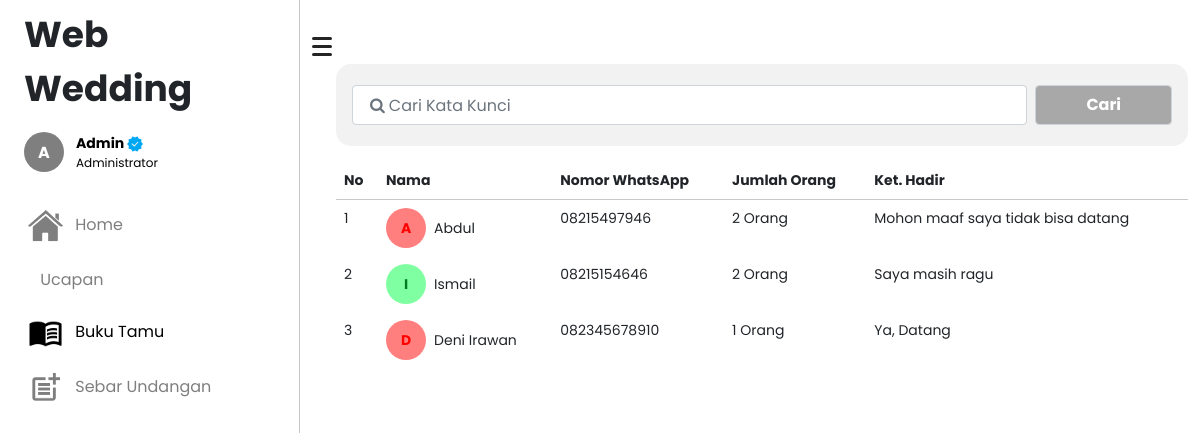
Screenshot of /buku-tamu.php (signed in) with the database file from the repository.
### tables this page shows
CREATE TABLE `buku_tamu` (
  `id_tamu` int(11) NOT NULL,
  `nama` varchar(50) DEFAULT NULL,
  `nomor_whatsapp` varchar(50) DEFAULT NULL,
  `jml_orang` enum('1 Orang','2 Orang') DEFAULT NULL,
  `ket_hadir` varchar(50) DEFAULT NULL
);

### buku-tamu.php (the view, shortened to what this page needs)
<?php
$conn = mysqli_connect('localhost', 'root', '', 'webwedding');
$buku_tamu = mysqli_query($conn, "SELECT *FROM buku_tamu ORDER BY id_tamu DESC");
?>
<!DOCTYPE html>
<html lang="en">
<head>
    <link rel="stylesheet" href="assets/css/main.css">
    <link href="https://cdn.jsdelivr.net/npm/bootstrap@5.0.1/dist/css/bootstrap.min.css" rel="stylesheet">
</head>
<body>
    <div class="container-fluid">
        <div class="row flex-nowrap">
            <div class="col-auto col-md-3 col-xl-3 px-sm-2 px-0 sidebar">
                <div class="d-flex flex-column align-items-center align-items-sm-start px-3 pt-2 text-white min-vh-100">
                    <a href="index" class="d-flex align-items-center pb-3 mb-md-0 me-md-auto text-white text-decoration-none">
                        <span class="fs-5 text-dark fw-bold" id="title">Web Wedding</span>
                    </a>
                    <ul class="nav nav-pills flex-column mb-sm-auto mb-0 align-items-left align-items-sm-start" id="menu">
                        <li class="nav-item">
                            <div class="dropdown pb-4">
                                <a href="#" class="d-flex align-items-center text-decoration-none" id="dropdownUser1" data-bs-toggle="dropdown" aria-expanded="false">
                                    <span style='background: rgb(0,0,0,.5); color:white' class='inisial rounded-circle me-2'>
                                        <span class='text-uppercase position-absolute fw-bold coba'><?= substr($_SESSION["login"], 0, 1);; ?></span>
                                    </span>
                                    <div class="row">
                                        <span class="ms-1 fw-bold text-capitalize" id="nama"><?= $_SESSION["login"]; ?> <img src="assets/img/check-verifed.png" alt="" width="16"></span>
                                        <span class="ms-1" id="sebagai">Administrator</span>
                                    </div>
                                </a>
                            </div>
                        </li>
                        <li>
                            <a href="index" class="nav-link px-0 align-middle" style="opacity: .5;">
                                <i class="fs-4 bi-table"></i> <span class="ms-1" id="navigasi"><img src="assets/img/home-page.png" class="me-2" width="35" alt=""> Home</span></a>
                        </li>
                        <li>
                            <a href="ucapan" class="nav-link px-0 align-middle" style="opacity: .5;">
                                <i class="fs-4 bi-table"></i> <span class="ms-1" id="navigasi"><img src="assets/img/outline_message_black_24dp.png" class="me-2" width="35" alt=""> Ucapan</span></a>
                        </li>
                        <li>
                            <a href="buku-tamu" class="nav-link px-0 align-middle">
                                <i class="fs-4 bi-table"></i> <span class="ms-1" id="navigasi"><img src="assets/img/outline_menu_book_black_24dp.png" class="me-2" width="35" alt=""> Buku Tamu</span></a>
                        </li>
                        <li>
                            <a href="sebar-undangan" class="nav-link px-0 align-middle" style="opacity: .5;">
                                <i class="fs-4 bi-table"></i> <span class="ms-1" id="navigasi"><img src="assets/img/outline_post_add_black_24dp.png" class="me-2" width="35" alt=""> Sebar Undangan</span></a>
                        </li>
                    </ul>
                </div>
            </div>
            <span class="text-dark position-relative" style="width: 0!important; top:2em; cursor:pointer" id="btn-burger" onclick="btnBurger()">
                <div class="humberger"></div>
                <div class="humberger"></div>
                <div class="humberger"></div>
            </span>
            <div class="col py-3 mt-5" id="content">
                <form action="" class="form-cari" method="POST">
                    <div class="mb-3 d-flex p-3">
                        <input class="form-control mainLoginInput me-2" type="text" placeholder="&#61442; Cari Kata Kunci" name="keyword" autocomplete="off" autofocus />
                        <button type="submit" class="form-control btncari text-white fw-bold" name="cari">Cari</button>
                    </div>
                </form>
                <table class="table table-borderless">
                    <thead>
                        <tr style="border-bottom: 1px solid #C9C9C9;">
                            <th scope="col">No</th>
                            <th scope="col">Nama</th>
                            <th scope="col">Nomor WhatsApp</th>
                            <th scope="col">Jumlah Orang</th>
                            <th scope="col">Ket. Hadir</th>
                        </tr>
                    </thead>
                    <tbody>
                        <?php $i = 1 ?>
                        <?php foreach ($buku_tamu as $crs) : ?>
                            <tr>
                                <td><?= $i++; ?></td>
                                <td class="d-flex align-items-center">
                                    <?php
                                    $nama = substr($crs["nama"], 0, 1);
                                    if ($nama == "A" || $nama == "D" || $nama == "H" || $nama == "L" || $nama == "P" || $nama == "T" || $nama == "X") {
                                        echo "
                                                <span style='background: rgb(255,0,0,.5); color:red' class='inisial rounded-circle me-2'>
                                                <span class='text-uppercase position-absolute fw-bold coba'>$nama</span>
                                                </span>
                                                ";
                                    } else if ($nama == "B" || $nama == "E" || $nama == "I" || $nama == "M" || $nama == "Q" || $nama == "U" || $nama == "Y") {
                                        echo "
                                                <span style='background: rgb(0,255,68,.5);color:#007D21' class='inisial rounded-circle me-2'>
                                                <span class='text-uppercase position-absolute fw-bold coba'>$nama</span>
                                                </span>
                                                ";
                                    } else if ($nama == "C" || $nama == "F" || $nama == "J" || $nama == "N" || $nama == "R" || $nama == "V" || $nama == "Z") {
                                        echo "
                                                <span style='background: rgb(255,180,4,.5); color:#D29B19' class='inisial rounded-circle me-2'>
                                                <span class='text-uppercase position-absolute fw-bold coba'>$nama</span>
                                                </span>
                                                ";
                                    } else {
                                        echo "
                                                <span style='background: rgb(8,0,255,.5); color:#0700DC' class='inisial rounded-circle me-2'>
                                                <span class='text-uppercase position-absolute fw-bold coba'>$nama</span>
                                                </span>
                                                ";
                                    }
                                    ?>
                                    <?= $crs["nama"]; ?>
                                </td>
                                <td><?= $crs["nomor_whatsapp"]; ?></td>
                                <td><?= $crs["jml_orang"]; ?></td>
                                <td><?= $crs["ket_hadir"]; ?></td>
                            </tr>
                        <?php endforeach; ?>
                    </tbody>
                </table>
            </div>
        </div>
    </div>
</body>
</html>

### assets/css/main.css (style rules this page uses)
#title { font-family: "poppins"; font-size: 36px !important; }
#menu { font-family: "poppins"; }
#menu li a { color: black; }
#menu li a #nama { font-size: 14px; }
#menu li a #sebagai { font-size: 12px; }
.sidebar { border-right: 1px solid #c9c9c9; }
.mainLoginInput, .btncari { height: 40px; padding: 0px; font-size: 30px; margin: 5px 0; }
.btncari { width: initial !important; padding: 0 50px !important; background-color: #a8a8a8 !important; -webkit-transition: 0.3s !important; transition: 0.3s !important; }
.mainLoginInput::placeholder { font-family: FontAwesome, poppins; font-weight: normal; overflow: visible; vertical-align: top; display: inline-block !important; padding-left: 5px; padding-top: 2px; color: #c27c70; }
.form-cari { background-color: #f2f2f2; border-radius: 15px; }
#content { font-family: "poppins"; }
#content td { line-height: initial !important; }
#content table, #content .delete { font-size: 14px; padding: initial; }
#content td, #content .delete { line-height: 50px; }
span.inisial { display: -webkit-box; display: -ms-flexbox; display: flex; -webkit-box-align: center; -ms-flex-align: center; align-items: center; -webkit-box-pack: center; -ms-flex-pack: center; justify-content: center; padding: 20px; line-height: initial; }
span.inisial span { font-family: 20px; }
div.humberger { width: 20px; height: 3px; border-radius: 5px; background-color: #242424; margin: 5px 0; }
@media (min-width: 920px) { .sidebar { display: initial; } }

### rows the page displays
buku_tamu: nama "A", nama "Abdul", nomor_whatsapp "08215497946", jml_orang "2 Orang", ket_hadir "Mohon maaf saya tidak bisa datang"
buku_tamu: nama "I", nama "Ismail", nomor_whatsapp "08215154646", jml_orang "2 Orang", ket_hadir "Saya masih ragu"
buku_tamu: nama "D", nama "Deni Irawan", nomor_whatsapp "082345678910", jml_orang "1 Orang", ket_hadir "Ya, Datang"

### other values shown
substr($_SESSION["login"], 0, 1) "A"
$_SESSION["login"] "Admin"
